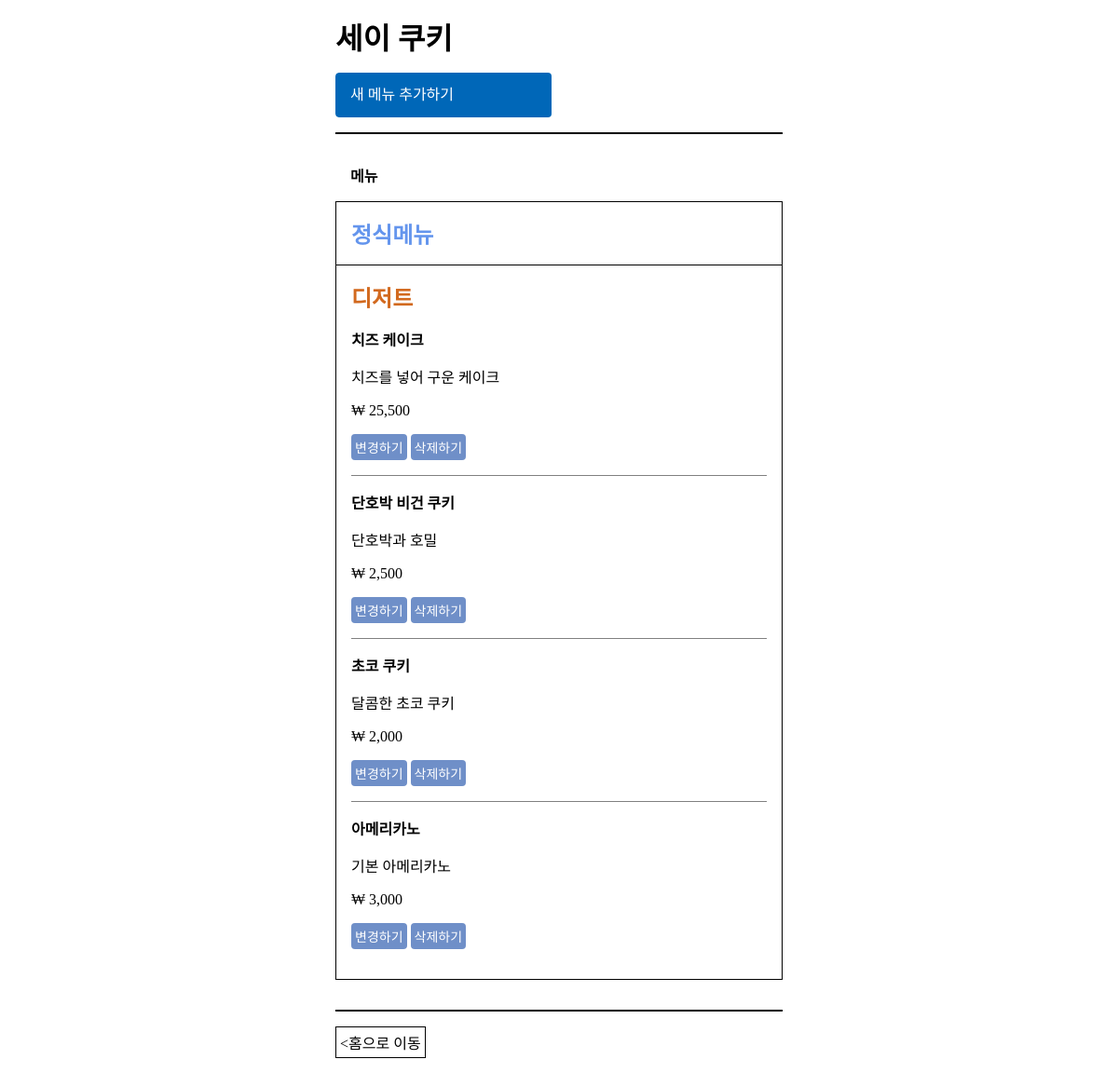
The page /store/2/menu on the database its author committed.
### database_setup.py (models this page shows, shortened)
class Store(Base):
    __tablename__ = 'store'
    id = Column(Integer, primary_key=True)
    name = Column(String(250), nullable=False)

class StoreItem(Base):
    __tablename__ = 'store_item'
    id = Column(Integer, primary_key=True)
    name = Column(String(100), nullable=False)
    description = Column(String(100))
    price = Column(String(10))
    package_item = Column(String(10))
    store_id = Column(Integer, ForeignKey('store.id'))
    store = relationship(Store)

### project.py (the view)
@app.route('/store/<int:store_id>/')
@app.route('/store/<int:store_id>/menu')
def showMenu(store_id):
    print('show store_id : ', store_id)
    store = session.query(Store).filter_by(id=store_id).one()
    menus = session.query(StoreItem).filter_by(store_id=store_id).all()
    return render_template('store_menu.html', store=store, menus=menus)

### templates/store_menu.html (shortened to what this page needs)
<!DOCTYPE html>
<html lang="ko">
<head>
    <link rel="stylesheet" href="{{url_for('static', filename='style.css')}}">
</head>
<body>
    <div class='container'>
        <h1>{{ store.name }}</h1>
        <div class="place_wrap">
            <a href="{{url_for('newItem', store_id=store.id)}}">새 메뉴 추가하기</a>
        </div>
        <div class="place_list_wrap">
            <h3>메뉴</h3>
            <div class="menu_meals">
                <h2>정식메뉴</h2>
            </div>
            <div class="menu_dessert">
                <h2>디저트</h2>
                <ul>
                    {% for menu in menus %}
                    {% if menu.package_item == '디저트' %}
                    <li>
                        <p class="menu_title"><strong>{{menu.name}}</strong></p>
                        <p>{{menu.description}}</p>
                        <p>₩ {{menu.price}}</p>
                        <a class="btn_setting"
                            href="{{url_for('editItem', store_id=store.id, menu_id=menu.id)}}">변경하기</a>
                        <a class="btn_setting"
                            href="{{url_for('deleteItem', store_id=store.id, menu_id=menu.id)}}">삭제하기</a>
                        {% endif %}
                        {% endfor %}
                    </li>
                </ul>
            </div>
        </div>
    </div>
    <footer>
        <a href="{{url_for('showStore')}}">홈으로 이동</a>
    </footer>
</body>
</html>

### static/style.css (style rules this page uses)
:root { --btn-create: #0067b8; --btn-setting: #6f8fc8; --size-normal: 16px; }
html, body { margin:0; }
ol, ul, li { list-style: none; margin: 0; padding: 0; }
a { display: block; text-decoration: none; color: black; }
h1, h2, h3 { margin: 0; padding: 0; }
body { width: 40%; margin: var(--size-normal) auto; }
.place_wrap { display: flex; overflow: hidden; width: 50%; border: none; border-radius: 4px; margin: var(--size-normal) 0; }
.place_wrap a { display: block; width: 100%; min-height: var(--size-normal); line-height: var(--size-normal); padding: var(--size-normal); margin-right: calc(var(--size-normal) / 2); border-radius: 4px; background-color: var( --btn-create); color: white; }
.place_list_wrap { border-top: 2px solid black; padding: var(--size-normal) 0; }
.place_list_wrap h3 { font-size: 16px; font-weight: 600; margin-top: var(--size-normal); margin-left: var(--size-normal); padding-bottom: var(--size-normal); }
.place_list_wrap ul li { border: 1px solid rgb(117, 113, 113); border-bottom: none; }
.place_list_wrap ul li:last-child { border-bottom: 1px solid rgb(117, 113, 113); }
.btn_setting { display: inline-block; font-size: 14px; font-weight: 400; margin: 0 0 var(--size-normal) var(--size-normal); padding: 4px; border: none; border-radius: 4px; color: white; background-color: #6f8fc8; }
.place_list_wrap > div { border: 1px solid black; border-bottom: none; padding: var(--size-normal); }
.place_list_wrap > div .btn_setting { margin-left: 0; margin-bottom: 0; }
.place_list_wrap > div:last-child { border-bottom: 1px solid black; }
.place_list_wrap .menu_meals ul li, .place_list_wrap .menu_dessert ul li { border: none; border-bottom: 1px solid grey; padding-bottom: 16px; }
.place_list_wrap .menu_meals ul li:last-child, .place_list_wrap .menu_dessert ul li:last-child { border-bottom: none; }
.place_list_wrap .menu_meals h2 { color: cornflowerblue; }
.place_list_wrap .menu_dessert h2 { color: chocolate; }
.place_list_wrap .menu_dessert .menu_title { color:black; }
footer { border-top: 2px solid black; margin-top: var(--size-normal); padding-top: var(--size-normal); }
footer a { display: inline-block; padding: 4px 4px; border: 1px solid black; }
footer a::before { content: '<'; }

### rows shown on the page
Store: name "세이 쿠키"
StoreItem: name "치즈 케이크", description "치즈를 넣어 구운 케이크", price "25,500"
StoreItem: name "단호박 비건 쿠키", description "단호박과 호밀", price "2,500"
StoreItem: name "초코 쿠키", description "달콤한 초코 쿠키", price "2,000"
StoreItem: name "아메리카노", description "기본 아메리카노", price "3,000"
